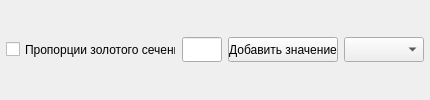
           <widget class="QWidget" name="horizontalWidget_hrc_disc" native="true">
            <layout class="QHBoxLayout" name="horizontalLayout_17">
             <property name="leftMargin">
              <number>6</number>
             </property>
             <property name="topMargin">
              <number>6</number>
             </property>
             <property name="rightMargin">
              <number>6</number>
             </property>
             <property name="bottomMargin">
              <number>6</number>
             </property>
             <item>
              <widget class="QCheckBox" name="checkBox_hrc_disc_gsl">
               <property name="minimumSize">
                <size>
                 <width>170</width>
                 <height>25</height>
                </size>
               </property>
               <property name="maximumSize">
                <size>
                 <width>170</width>
                 <height>25</height>
                </size>
               </property>
               <property name="text">
                <string>Пропорции золотого сечения</string>
               </property>
              </widget>
             </item>
             <item>
              <widget class="QLineEdit" name="lineEdit_hrc_disc">
               <property name="minimumSize">
                <size>
                 <width>40</width>
                 <height>25</height>
                </size>
               </property>
               <property name="maximumSize">
                <size>
                 <width>40</width>
                 <height>25</height>
                </size>
               </property>
              </widget>
             </item>
             <item>
              <widget class="QPushButton" name="pushButton_hrc_disc">
               <property name="minimumSize">
                <size>
                 <width>110</width>
                 <height>25</height>
                </size>
               </property>
               <property name="maximumSize">
                <size>
                 <width>110</width>
                 <height>25</height>
                </size>
               </property>
               <property name="text">
                <string>Добавить значение</string>
               </property>
              </widget>
             </item>
             <item>
              <widget class="QComboBox" name="comboBox_hrc_disc_var">
               <property name="minimumSize">
                <size>
                 <width>80</width>
                 <height>25</height>
                </size>
               </property>
               <property name="maximumSize">
                <size>
                 <width>80</width>
                 <height>25</height>
                </size>
               </property>
              </widget>
             </item>
            </layout>
           </widget>
